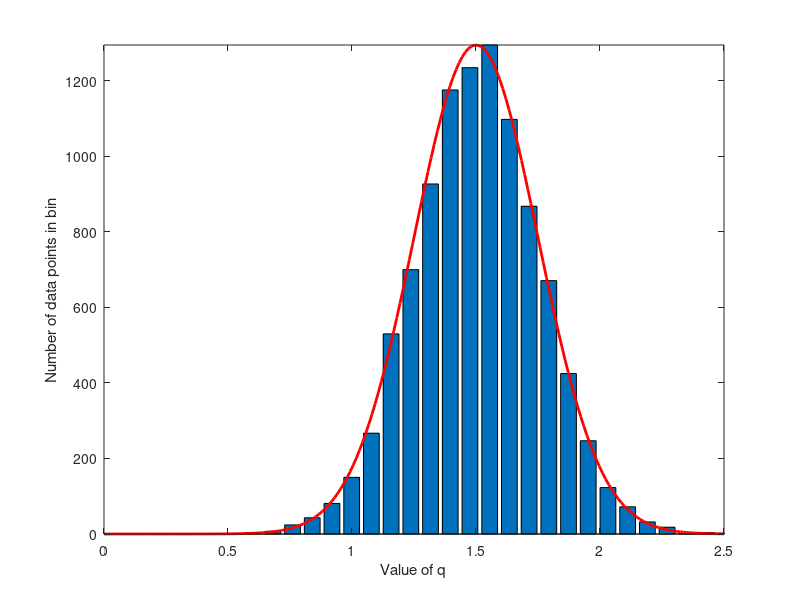

Recreate this plot in MATLAB.
Ndata = 10000;
q0 = 1.5;
sigmaq = 0.25;
qmin = 0.0;
qmax = 2.5;
nbins = 25;

qdata = q0 + sigmaq * randn(1, Ndata);
[nq, qs] = hist(qdata, nbins);
bar(qs, nq);
disp(['qs=', num2str(length(qs))]);
disp(['nq=', num2str(length(nq))]);

xlabel('Value of q');
ylabel('Number of data points in bin');
axis([qmin, qmax, 0, inf]);

Nq = 200;
qa = linspace(qmin, qmax, Nq);

Pq = max(nq) * exp(-(qa-q0).^2/(2*sigmaq^2));
hold on
  plot(qa, Pq, 'r', 'LineWidth', 2);
hold off